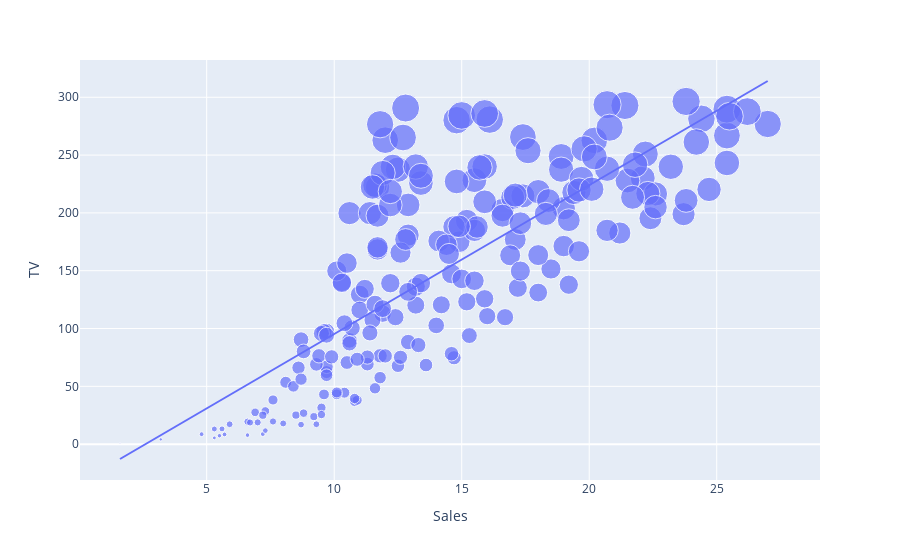

Notebook cell for this chart:
### Code cell
# let’s visualize the relationship between "the amount spent on advertising on TV" and "units sold":

import plotly.express as px
figure = px.scatter(data_frame = df,
                   x = 'Sales',
                   y = 'TV',
                   size = 'TV',
                   trendline = 'ols')
figure.show()

### Figure 1 — Plotly figure (JSON) as saved in the notebook; plotly's stock layout.template omitted (floating-point values rounded to 4 significant figures; data arrays with more than 128 entries replaced by an {"elided": "..."} marker saying what was removed)
{"data": [{"hovertemplate": "Sales=%{x}<br>TV=%{marker.size}<extra></extra>", "legendgroup": "", "marker": {"color": "#636efa", "size": {"elided": "200 float values"}, "sizemode": "area", "sizeref": 0.741, "symbol": "circle"}, "mode": "markers", "name": "", "orientation": "v", "showlegend": false, "type": "scatter", "x": {"elided": "200 float values"}, "xaxis": "x", "y": {"elided": "200 float values"}, "yaxis": "y"}, {"hovertemplate": "<b>OLS trendline</b><br>TV = 12.8717 * Sales + -33.4502<br>R<sup>2</sup>=0.611875<br><br>Sales=%{x}<br>TV=%{y} <b>(trend)</b><extra></extra>", "legendgroup": "", "marker": {"color": "#636efa", "symbol": "circle"}, "mode": "lines", "name": "", "showlegend": false, "type": "scatter", "x": {"elided": "200 float values"}, "xaxis": "x", "y": {"elided": "200 float values"}, "yaxis": "y"}], "layout": {"legend": {"itemsizing": "constant", "tracegroupgap": 0}, "margin": {"t": 60}, "xaxis": {"anchor": "y", "domain": [0, 1], "title": {"text": "Sales"}}, "yaxis": {"anchor": "x", "domain": [0, 1], "title": {"text": "TV"}}}}
